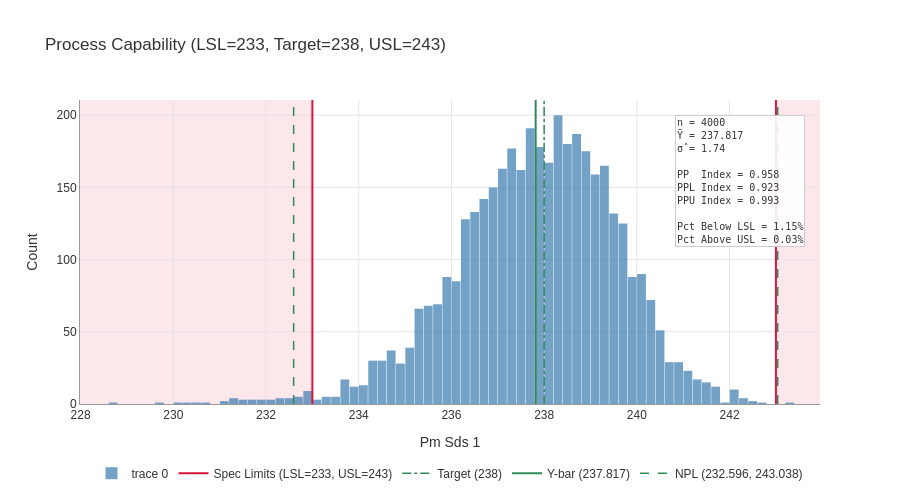

The notebook cell saved with this chart:
### Markdown cell above
### Visualizing Capability

`.plot()` produces a histogram with spec limits (crimson), natural process limits (green dashed), out-of-spec shading, and a capability index box:

### Code cell
# Pass the response values — CapabilityResult is a lean dataclass that doesn't store raw data
cap.plot(values=study.dataset['PM SDS 1'])

### Figure 1 — Plotly figure (JSON) as saved in the notebook; plotly's stock layout.template omitted (floating-point values rounded to 4 significant figures; data arrays with more than 128 entries replaced by an {"elided": "..."} marker saying what was removed)
{"data": [{"hovertemplate": "Range: %{x}<br>Count: %{y}<extra></extra>", "marker": {"color": "steelblue"}, "opacity": 0.75, "showlegend": true, "type": "histogram", "x": {"elided": "4000 float values"}}, {"line": {"color": "#DC143C", "dash": "solid", "width": 2}, "mode": "lines", "name": "Spec Limits (LSL=233, USL=243)", "type": "scatter", "x": [null], "y": [null]}, {"line": {"color": "#2E8B57", "dash": "dashdot", "width": 1.5}, "mode": "lines", "name": "Target (238)", "type": "scatter", "x": [null], "y": [null]}, {"line": {"color": "#2E8B57", "dash": "solid", "width": 2}, "mode": "lines", "name": "Y-bar (237.817)", "type": "scatter", "x": [null], "y": [null]}, {"line": {"color": "#2E8B57", "dash": "dash", "width": 1.5}, "mode": "lines", "name": "NPL (232.596, 243.038)", "type": "scatter", "x": [null], "y": [null]}], "layout": {"annotations": [{"align": "left", "bgcolor": "rgba(255, 255, 255, 0.9)", "bordercolor": "#CCCCCC", "borderwidth": 1, "font": {"color": "#333333", "family": "monospace", "size": 10}, "showarrow": false, "text": "n = 4000<br>Ȳ = 237.817<br>σ̂ = 1.74<br><br>PP  Index = 0.958<br>PPL Index = 0.923<br>PPU Index = 0.993<br><br>Pct Below LSL = 1.15%<br>Pct Above USL = 0.03%", "x": 0.98, "xanchor": "right", "xref": "paper", "y": 0.95, "yanchor": "top", "yref": "paper"}], "bargap": 0.05, "font": {"color": "#333333", "family": "Arial, sans-serif", "size": 12}, "height": 500, "legend": {"orientation": "h", "x": 0.5, "xanchor": "center", "y": -0.18, "yanchor": "top"}, "paper_bgcolor": "white", "plot_bgcolor": "white", "shapes": [{"fillcolor": "#DC143C", "layer": "below", "line": {"width": 0}, "opacity": 0.1, "type": "rect", "x0": 228.0, "x1": 233, "xref": "x", "y0": 0, "y1": 1, "yref": "y domain"}, {"fillcolor": "#DC143C", "layer": "below", "line": {"width": 0}, "opacity": 0.1, "type": "rect", "x0": 243, "x1": 244.0, "xref": "x", "y0": 0, "y1": 1, "yref": "y domain"}, {"layer": "above", "line": {"color": "#DC143C", "dash": "solid", "width": 2}, "type": "line", "x0": 233, "x1": 233, "xref": "x", "y0": 0, "y1": 1, "yref": "y domain"}, {"layer": "above", "line": {"color": "#DC143C", "dash": "solid", "width": 2}, "type": "line", "x0": 243, "x1": 243, "xref": "x", "y0": 0, "y1": 1, "yref": "y domain"}, {"layer": "above", "line": {"color": "#2E8B57", "dash": "dashdot", "width": 1.5}, "type": "line", "x0": 238, "x1": 238, "xref": "x", "y0": 0, "y1": 1, "yref": "y domain"}, {"layer": "above", "line": {"color": "#2E8B57", "dash": "solid", "width": 2}, "type": "line", "x0": 237.8, "x1": 237.8, "xref": "x", "y0": 0, "y1": 1, "yref": "y domain"}, {"layer": "above", "line": {"color": "#2E8B57", "dash": "dash", "width": 1.5}, "type": "line", "x0": 232.6, "x1": 232.6, "xref": "x", "y0": 0, "y1": 1, "yref": "y domain"}, {"layer": "above", "line": {"color": "#2E8B57", "dash": "dash", "width": 1.5}, "type": "line", "x0": 243.0, "x1": 243.0, "xref": "x", "y0": 0, "y1": 1, "yref": "y domain"}], "showlegend": true, "title": {"text": "Process Capability (LSL=233, Target=238, USL=243)"}, "width": 900, "xaxis": {"gridcolor": "#E5E5E5", "gridwidth": 1.0, "linecolor": "#999999", "linewidth": 1.0, "showgrid": true, "showline": true, "title": {"text": "Pm Sds 1"}}, "yaxis": {"gridcolor": "#E5E5E5", "gridwidth": 1.0, "linecolor": "#999999", "linewidth": 1.0, "showgrid": true, "showline": true, "title": {"text": "Count"}, "zeroline": false}}}
